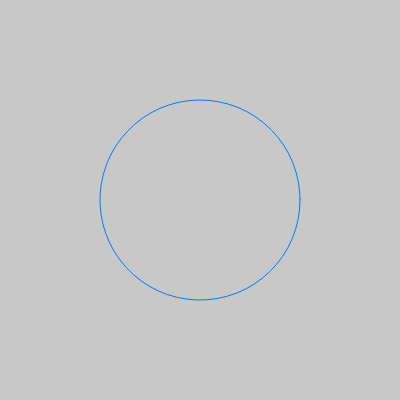
Frame 1 (no input)
Frame 60 (no input): identical to frame 1, image omitted
Frame 120 (the mouse pressed at the canvas centre since frame 60): identical to frame 1, image omitted

The p5.js sketch that drew this single still picture (run headless with seeded random() and noise() and a simulated clock; from frame 60 on, the mouse is pressed at the canvas centre):

// p5.js sketch
// ── sketch.js
/*
Dan Shiffman, Coding Challenge, Superellipse
https://www.youtube.com/watch?v=z86cx2A4_3E
http://paulbourke.net/geometry/supershape/
*/

var slider;

function setup() {
  createCanvas( 400, 400 );
  slider = createSlider( 0, 10, 2, 0.1 );
}

function draw() {
  background( 200 );
  translate( width / 2, height / 2 );

  var a = 100;
  var b = 100;
  var n = slider.value();

  stroke( 0, 120, 255 );
  noFill();

  beginShape();

  for ( var angle = 0; angle < TWO_PI ; angle += 0.1 ) {
    var na = 2 / n;
    var x = pow( abs( cos( angle ) ), na ) * a * sgn( cos( angle ) );
    var y = pow( abs( sin( angle ) ), na ) * b * sgn( sin( angle ) );
    vertex( x, y );
  }
  endShape( CLOSE );

}

function sgn( val ) {
  if ( val > 0 ) {
    return 1;
  } else if ( val < 0 ) {
    return -1;
  } else {
    return 0;
  }
}
